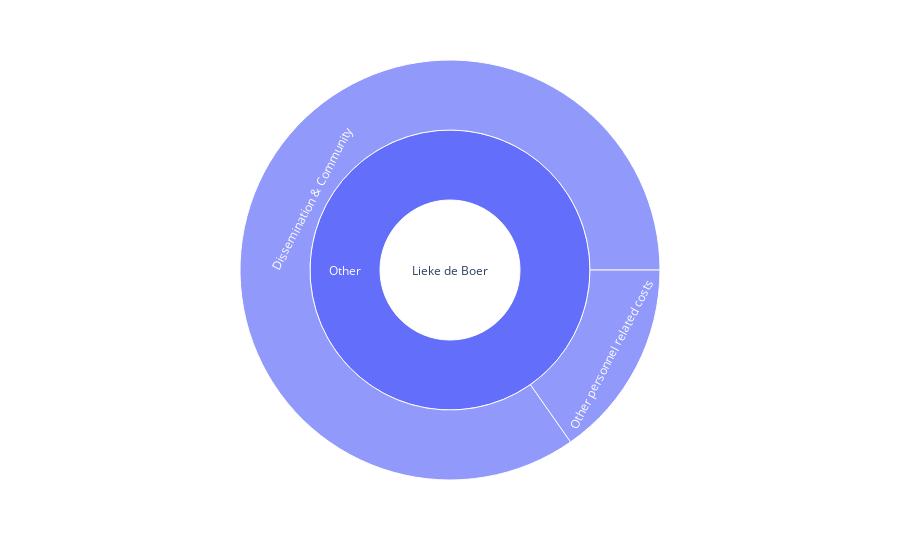

Notebook code cell kept with this figure:
### Code cell
plot_engineer_sunburst(df, name.value)

### Figure 1 — Plotly figure (JSON) as saved in the notebook; plotly's stock layout.template omitted (floating-point values rounded to 4 significant figures)
{"data": [{"branchvalues": "total", "domain": {"x": [0, 1], "y": [0, 1]}, "hovertemplate": "labels=%{label}<br>hours=%{value}<br>parent=%{parent}<br>id=%{id}<extra></extra>", "ids": ["Lieke de Boer/Other/Dissemination & Community", "Lieke de Boer/Other/Other personnel related costs", "Lieke de Boer/Other", "Lieke de Boer"], "labels": ["Dissemination & Community", "Other personnel related costs", "Other", "Lieke de Boer"], "name": "", "parents": ["Lieke de Boer/Other", "Lieke de Boer/Other", "Lieke de Boer", ""], "type": "sunburst", "values": [888, 160, 1048, 1048]}], "layout": {"legend": {"tracegroupgap": 0}, "margin": {"t": 60}}}
